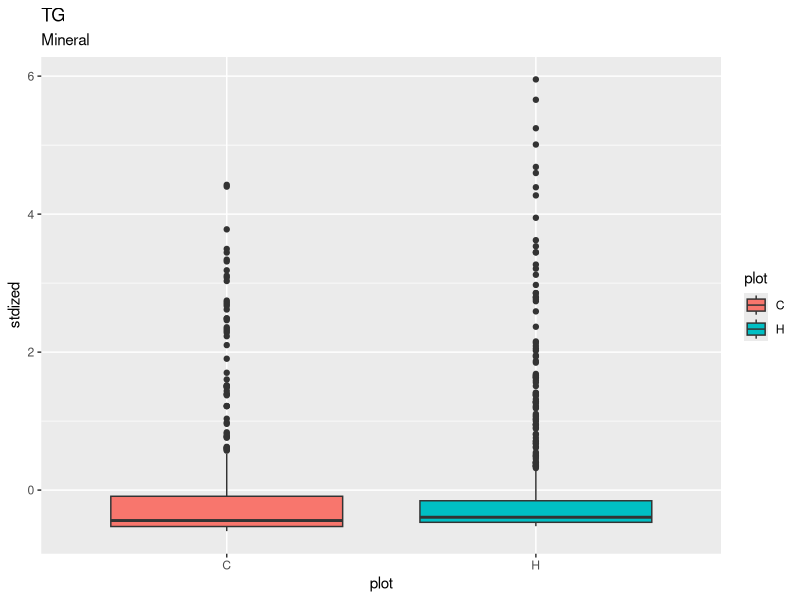
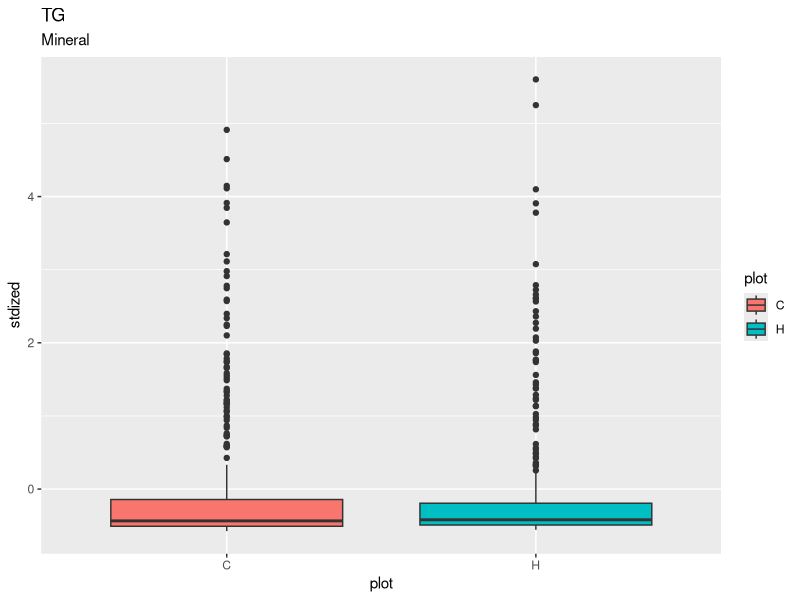

R code for these plots, in order: (Note: this script raises an error after producing the figures.)
## ---- chunk 1
knitr::opts_chunk$set(echo = TRUE, fig.show= 'hold', out.width=.5)
## ---- chunk 2
POS <- read.csv("Blanchard_Lipid_POS.csv", header=TRUE)
NEG <- read.csv("Blanchard_Lipid_NEG.csv", header=TRUE)
### Cleaned names
names(POS) <- gsub(x = names(POS), pattern = "_POS", replacement = "_")  
names(NEG) <- gsub(x=names(POS), pattern="_NEG", replacement="_")
### add Column with POS or NEG
POS$charge <- c("POS","POS","POS","POS","POS","POS","POS","POS","POS","POS","POS","POS","POS","POS","POS","POS","POS","POS","POS","POS","POS","POS","POS","POS","POS","POS","POS","POS","POS","POS","POS","POS","POS","POS","POS","POS","POS","POS","POS","POS","POS","POS","POS","POS","POS","POS","POS","POS","POS","POS","POS","POS","POS","POS","POS","POS","POS","POS","POS","POS","POS","POS","POS","POS","POS","POS","POS","POS","POS","POS","POS","POS","POS","POS","POS","POS","POS","POS","POS","POS","POS","POS","POS","POS","POS","POS","POS","POS","POS","POS","POS","POS","POS","POS","POS","POS","POS","POS","POS","POS","POS","POS","POS","POS","POS","POS","POS","POS","POS","POS","POS","POS","POS","POS","POS","POS","POS")
NEG$charge <- c("NEG","NEG","NEG","NEG","NEG","NEG","NEG","NEG","NEG","NEG","NEG","NEG","NEG","NEG","NEG","NEG","NEG","NEG","NEG","NEG","NEG","NEG","NEG","NEG","NEG","NEG","NEG","NEG","NEG","NEG","NEG","NEG","NEG","NEG","NEG","NEG","NEG","NEG","NEG","NEG","NEG","NEG","NEG","NEG","NEG","NEG","NEG","NEG","NEG","NEG","NEG","NEG","NEG","NEG","NEG","NEG","NEG","NEG","NEG","NEG","NEG","NEG","NEG","NEG","NEG","NEG","NEG","NEG","NEG","NEG","NEG","NEG","NEG","NEG","NEG")
combined <- merge(POS, NEG, by=c("row.identity", "Blanch_Nat_Lip_C_12_AB_M_17_", "Blanch_Nat_Lip_C_19_AB_O_26_", "Blanch_Nat_Lip_H_17_AB_O_22_", "Blanch_Nat_Lip_H_30_AB_M_11_", "Blanch_Nat_Lip_C_19_AB_M_16_", "Blanch_Nat_Lip_C_27_AB_O_21_", "Blanch_Nat_Lip_C_12_AB_O_25_", "Blanch_Nat_Lip_C_14_AB_M_27_", "Blanch_Nat_Lip_C_14_AB_O_09_", "Blanch_Nat_Lip_C_30_AB_M_14_", "Blanch_Nat_Lip_C_34_AB_O_10_", "Blanch_Nat_Lip_C_4_AB_M_08_",  "Blanch_Nat_Lip_C_4_AB_O_04_",  "Blanch_Nat_Lip_H_28_AB_M_03_", "Blanch_Nat_Lip_H_11_AB_M_13_", "Blanch_Nat_Lip_H_17_AB_M_18_", "Blanch_Nat_Lip_H_26_AB_M_12_", "Blanch_Nat_Lip_C_7_AB_M_07_",  "Blanch_Nat_Lip_H_11_AB_O_24_", "Blanch_Nat_Lip_H_2B_M_02_",   "Blanch_Nat_Lip_H_2_AB_M_23_",  "Blanch_Nat_Lip_H_32_AB_M_20_", "Blanch_Nat_Lip_H_2_AB_O_15_",  "Blanch_Nat_Lip_H_32_AB_O_19_", "Blanch_Nat_Lip_H_34_AB_M_01_", "Blanch_Nat_Lip_H_4_AB_O_06_",  "Blanch_Nat_Lip_H_4_AB_M_05_",  "charge"))
combined <- rbind(POS, NEG)
names(combined) <- gsub(x = names(POS), pattern = "Blanch_Nat_Lip_", replacement = "")  
rc <- combined[,c(-1,-2)]
library(tidyr)
n <- gather(rc, key='plot', value=frequency, "C_12_AB_M_17_", "C_19_AB_M_16_", "C_14_AB_M_27_", "C_30_AB_M_14_", "C_4_AB_M_08_", "C_7_AB_M_07_"  ,"H_30_AB_M_11_"  ,"H_28_AB_M_03_","H_11_AB_M_13_", "H_17_AB_M_18_"  ,   "H_26_AB_M_12_"   ,  "H_2B_M_02_"    ,  "H_2_AB_M_23_", "H_32_AB_M_20_"   ,  "H_34_AB_M_01_"    , "H_4_AB_M_05_"   ,   "C_19_AB_O_26_"  , "C_27_AB_O_21_"    , "C_12_AB_O_25_"     ,"C_14_AB_O_09_"   ,  "C_34_AB_O_10_" , "C_4_AB_O_04_", "H_17_AB_O_22_",  "H_11_AB_O_24_"    , "H_2_AB_O_15_","H_32_AB_O_19_", "H_4_AB_O_06_")
n <- n %>%
  separate(plot, c("plot", "plot_number", "AB", "soil_type", "type_number"), "_")
n$AB <- NULL
n$lipid <- n$row.identity
n$lipid <- gsub("\\(.*","",n$lipid)
n$soil_type <- gsub("02", "M", n$soil_type)
## ---- chunk 3
splitn <- split(n, list(n$lipid, n$soil_type, n$plot))
# https://stackoverflow.com/questions/34174799/r-get-subset-from-data-frame-filtering-by-year-date-value
splitn[[40]]
## ---- chunk 4
library(caret)
# https://machinelearningmastery.com/pre-process-your-dataset-in-r/
for (i in 1:52){
  r <- splitn[[i]]
  preproc_i <- preProcess(r, method=c("center", "scale"))
  rx <- predict(preproc_i, r)
  splitn[[i]]$stdized <- rx$frequency
}
## ---- chunk 5
# new n list with the stdized
library(dplyr)
nn <- bind_rows(splitn)
write.csv(nn, "data_with_standardizing.csv")
## ---- chunk 6
# testing is stdizing n makes the numbers of nn
  preproc_i <- preProcess(n, method=c("center", "scale"))
  testn <- predict(preproc_i, n)

## ---- chunk 7
pvalues <- as.data.frame(names(splitn)[1:13]) 
pvalues$min <- NA
pvalues$org <- NA
for (i in 1:13){
  a = i+26
  b = i+13
  c = i+39
  pvalues[i,2] <- t.test(splitn[[i]]$frequency, splitn[[a]]$frequency)$p.value
  pvalues[i,3] <- t.test(splitn[[b]]$frequency, splitn[[c]]$frequency)$p.value
}
#cleaning up column names
library(tidyverse)
pvalues <- pvalues %>%
  rename(lipid = "names(splitn)[1:13]")
pvalues$lipid <- gsub(".M.C", "", pvalues$lipid)
write.csv(pvalues, "p-values_of_Lipids.csv")
## ---- chunk 8
Minplotlist <- list()
Orgplotlist <- list()
# boxplot by rbinding the Min's and Org's
for (i in 1:13){
  a = i + 26
  b = i + 13
  c = i +39
Min <- rbind(splitn[[i]], splitn[[a]])
    p1 <- eval(substitute(
        ggplot(data=Min,aes(x=plot, y=stdized, group=plot))+ 
          geom_boxplot(aes(fill=plot)) + ggtitle(pvalues[i,1],"Mineral")))
    Minplotlist[[i]] <- p1  # add each plot into plot list
Org <- rbind(splitn[[b]], splitn[[c]])
    p2 <- eval(substitute(
        ggplot(data=Org,aes(x=plot, y=stdized, group=plot))+ 
          geom_boxplot(aes(fill=plot)) + ggtitle(pvalues[i,1],"Mineral")))
    Orgplotlist[[i]] <- p2  # add each plot into plot list
}
## ---- chunk 9
selectInput(
  'breaks', label = 'Select a plot by index number',
  choices = c(1:13), selected = 1
)

renderPlot({
  plot(Minplotlist[[as.numeric(input$breaks)]])
})
## ---- chunk 10
GG_save_pdf = function(list, filename) {
  #start pdf
  pdf(filename)

  #loop
  for (p in list) {
    print(p)
  }

  #end pdf
  dev.off()

  invisible(NULL)
}
GG_save_pdf(Minplotlist, "MineralLipids_Boxplots.pdf")
GG_save_pdf(Orgplotlist, "OrganicLipids_Boxplots.pdf")
